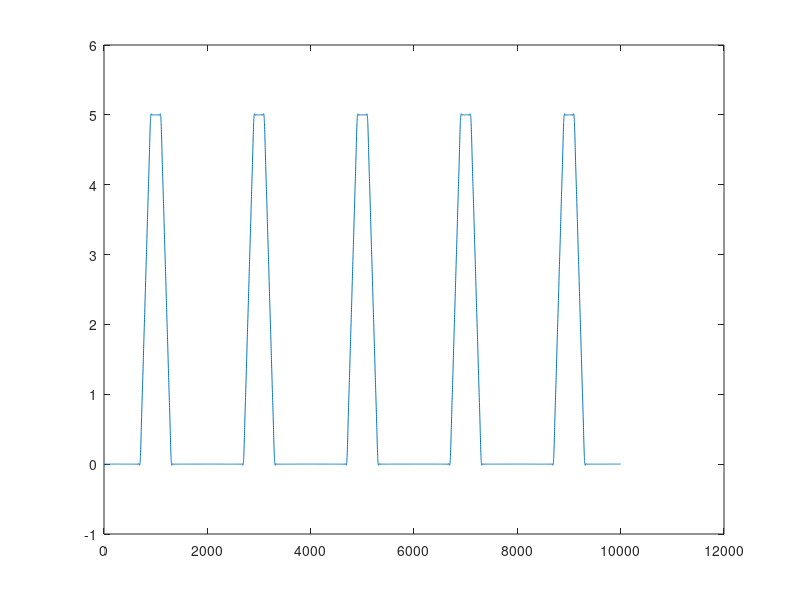

MATLAB code to generate this figure:
output=0;
      %PERIOD OF FUNCTIONS : T
      %t=  [-3: 0.01 : 3];
      %t=  [-10: 0.01 : 10];
      t=  [-50: 0.01 : 50];
      
      for k = -50 : 1 : 50
          if(k~=0)
              %first function
              f=exp((1i*2*pi*k*t)/20);
              ak=(25/((k^2)*(pi^2)))*((cos((k*pi)/10))-(cos((3*k*pi)/10)));
             
              %second function
              %f=exp((1i*2*pi*k*t)/6);
              %ak=(24/(k*pi))*(sin(2*pi*k)/3)+(36/(pi^2*k^2))*(cos((2*pi*k)/3))-(36/(pi^2*k^2));
            
              output = output + ak*f;
              
          else
              output = output + 1*exp((1i*2*pi*k*t)/20);     %first func
              %output = output + (4/3)*exp((1i*2*pi*k*t)/6);          %second func
          end
      end
  
  plot(real(output))